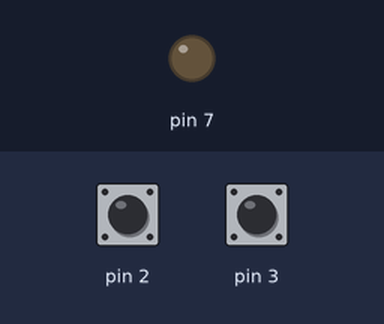
This sketch was run on a simulated Arduino Uno, built with avr-gcc and run on an emulated ATmega328P. Shown: output pins drawn as LEDs (lit = HIGH). The test bench sets the inputs (shaded band); at power-on: pin 2 HIGH, pin 3 HIGH.

Above: at 1.2 s.
1.3 s: pin 2 pulled LOW for 0.15 s
At 1.9 s:
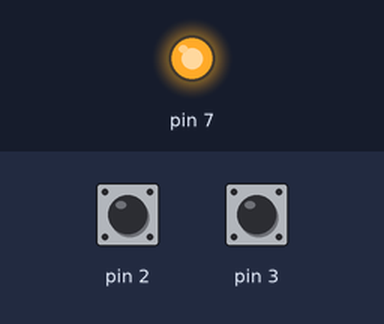
2.9 s: pin 3 pulled LOW for 0.15 s
At 4.1 s:
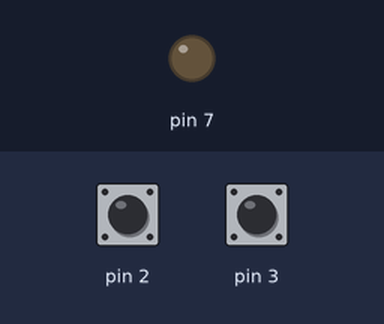
4.5 s: pin 2 pulled LOW for 1 s
At 5.5 s:
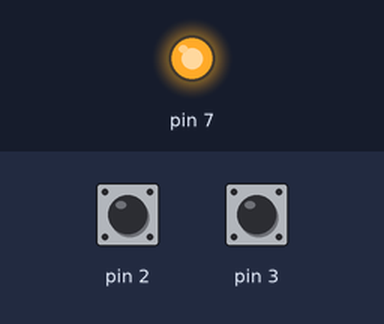
Timing chart, 0 to 7.5 s (numbered marks = the images above; inputs shaded):
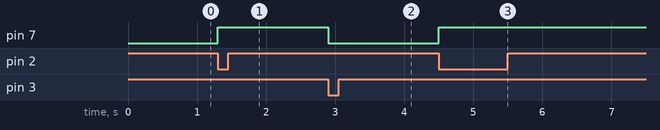

Measured:
- after the input at 1.3 s, pin 7: LOW → HIGH at once
- after the input at 2.9 s, pin 7: HIGH → LOW at once
- after the input at 4.5 s, pin 7: LOW → HIGH at once

The sketch:

arduino250_WR_source.ino
```cpp
/* ========================================================================================================

  Curso de Arduino WR Kits

  Interrupção Externa - Leitura de Botões


  Autor: Eng. Wagner Rambo
  Data:  Janeiro de 2020

  https://wrkits.com.br/

  Curso WR Kits Arduino para Iniciantes com certificado:
  https://go.hotmart.com/W13291812W

======================================================================================================== */


// ========================================================================================================
// --- Interrupção ---
ISR(INT0_vect)
{
    PORTD |= (1<<PORTD7);

} //end turnOn

ISR(INT1_vect)
{
    PORTD &= ~(1<<PORTD7);


} //end turnOff


void setup() {

    DDRD &= ~(1 << DDD2);                     //configura PD2 como entrada
    DDRD &= ~(1 << DDD3);                     //configura PD3 como entrada
    DDRD |=  (1 << DDD7);                     //configura PD7 como saída

    PORTD |= (1 << PORTD2);                   //habilita pull-up interno de PD2
    PORTD |= (1 << PORTD3);                   //habilita pull-up interno de PD3

    EICRA |= (1 >> ISC11) | (0 << ISC10) |    //configura interrupção externa 1 como borda de descida
             (1 << ISC01) | (0 << ISC00);     //configura interrupção externa 0 como borda de descida

    EIMSK |= (1 << INT0)  | (1 << INT1);      //habilita interrupção externa 0 e externa 1

    sei();                                    //liga interrupções

    PORTD &= ~(1 << PORTD7);

} //end setup

void loop()
{

   //aguarda interrupções...

} //end loop
```
